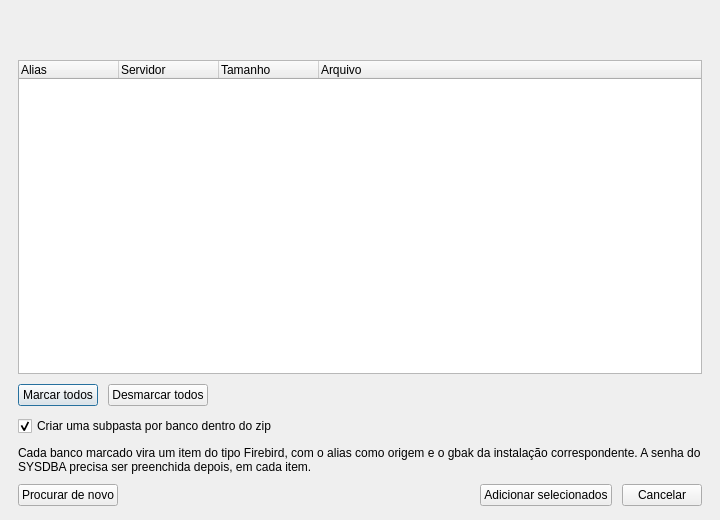
<?xml version="1.0" encoding="UTF-8"?>
<ui version="4.0">
 <class>AliasDialog</class>
 <widget class="QDialog" name="AliasDialog">
  <property name="geometry">
   <rect><x>0</x><y>0</y><width>720</width><height>520</height></rect>
  </property>
  <property name="windowTitle"><string>Bancos registrados no Firebird</string></property>
  <property name="modal"><bool>true</bool></property>
  <layout class="QVBoxLayout" name="rootLayout">
   <property name="leftMargin"><number>18</number></property>
   <property name="topMargin"><number>16</number></property>
   <property name="rightMargin"><number>18</number></property>
   <property name="bottomMargin"><number>14</number></property>
   <property name="spacing"><number>10</number></property>

   <item>
    <widget class="QFrame" name="ruleBox">
     <property name="role" stdset="0"><string notr="true">rule</string></property>
     <layout class="QVBoxLayout" name="ruleLayout">
      <property name="leftMargin"><number>14</number></property>
      <property name="topMargin"><number>10</number></property>
      <property name="rightMargin"><number>14</number></property>
      <property name="bottomMargin"><number>10</number></property>
      <item>
       <widget class="QLabel" name="lblIntro">
        <property name="wordWrap"><bool>true</bool></property>
        <property name="text"><string/></property>
       </widget>
      </item>
     </layout>
    </widget>
   </item>

   <item>
    <widget class="QTreeWidget" name="tree">
     <property name="rootIsDecorated"><bool>false</bool></property>
     <property name="alternatingRowColors"><bool>false</bool></property>
     <column><property name="text"><string>Alias</string></property></column>
     <column><property name="text"><string>Servidor</string></property></column>
     <column><property name="text"><string>Tamanho</string></property></column>
     <column><property name="text"><string>Arquivo</string></property></column>
    </widget>
   </item>

   <item>
    <layout class="QHBoxLayout" name="selectLayout">
     <property name="spacing">6</property>
     <item>
      <widget class="QPushButton" name="btnAll">
       <property name="text"><string>Marcar todos</string></property>
      </widget>
     </item>
     <item>
      <widget class="QPushButton" name="btnNone">
       <property name="text"><string>Desmarcar todos</string></property>
      </widget>
     </item>
     <item>
      <spacer name="selectSpacer">
       <property name="orientation"><enum>Qt::Orientation::Horizontal</enum></property>
       <property name="sizeHint" stdset="0"><size><width>1</width><height>0</height></size></property>
      </spacer>
     </item>
     <item>
      <widget class="QLabel" name="lblCount">
       <property name="role" stdset="0"><string notr="true">hint</string></property>
       <property name="text"><string/></property>
      </widget>
     </item>
    </layout>
   </item>

   <item>
    <layout class="QHBoxLayout" name="optionsLayout">
     <property name="spacing">16</property>
     <item>
      <widget class="QCheckBox" name="chkSubfolder">
       <property name="text"><string>Criar uma subpasta por banco dentro do zip</string></property>
       <property name="checked"><bool>true</bool></property>
      </widget>
     </item>
     <item>
      <spacer name="optionsSpacer">
       <property name="orientation"><enum>Qt::Orientation::Horizontal</enum></property>
       <property name="sizeHint" stdset="0"><size><width>1</width><height>0</height></size></property>
      </spacer>
     </item>
    </layout>
   </item>

   <item>
    <widget class="QLabel" name="lblHint">
     <property name="role" stdset="0"><string notr="true">hint</string></property>
     <property name="wordWrap"><bool>true</bool></property>
     <property name="text"><string>Cada banco marcado vira um item do tipo Firebird, com o alias como origem e o gbak da instalação correspondente. A senha do SYSDBA precisa ser preenchida depois, em cada item.</string></property>
    </widget>
   </item>

   <item>
    <layout class="QHBoxLayout" name="actionsLayout">
     <property name="spacing">8</property>
     <item>
      <widget class="QPushButton" name="btnRescan">
       <property name="text"><string>Procurar de novo</string></property>
      </widget>
     </item>
     <item>
      <spacer name="actionsSpacer">
       <property name="orientation"><enum>Qt::Orientation::Horizontal</enum></property>
       <property name="sizeHint" stdset="0"><size><width>1</width><height>0</height></size></property>
      </spacer>
     </item>
     <item>
      <widget class="QPushButton" name="btnAdd">
       <property name="role" stdset="0"><string notr="true">accent</string></property>
       <property name="text"><string>Adicionar selecionados</string></property>
      </widget>
     </item>
     <item>
      <widget class="QPushButton" name="btnCancel">
       <property name="text"><string>Cancelar</string></property>
      </widget>
     </item>
    </layout>
   </item>
  </layout>
 </widget>
 <resources/>
 <connections/>
</ui>
